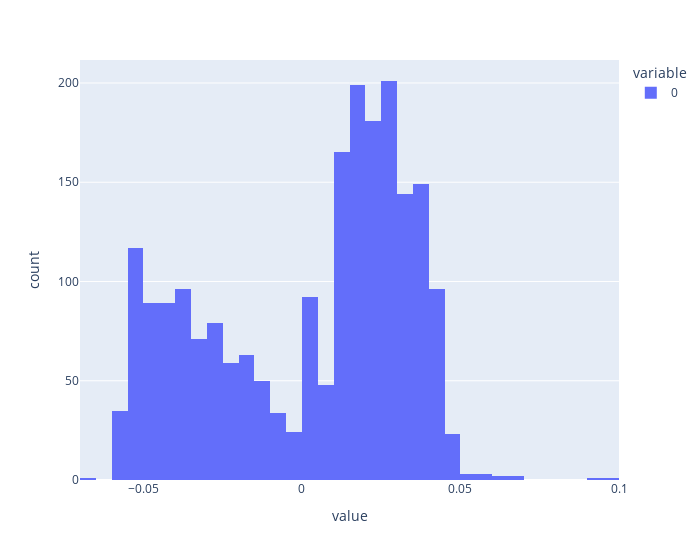

This figure's notebook cell:
### Code cell
fig = px.histogram(diff_lst_people_pctg,width=700)
fig.show()

### Figure 1 — Plotly figure (JSON) as saved in the notebook; plotly's stock layout.template omitted (floating-point values rounded to 4 significant figures; data arrays with more than 128 entries replaced by an {"elided": "..."} marker saying what was removed)
{"data": [{"alignmentgroup": "True", "bingroup": "x", "hovertemplate": "variable=0<br>value=%{x}<br>count=%{y}<extra></extra>", "legendgroup": "0", "marker": {"color": "#636efa", "pattern": {"shape": ""}}, "name": "0", "offsetgroup": "0", "orientation": "v", "showlegend": true, "type": "histogram", "x": {"elided": "2154 float values"}, "xaxis": "x", "yaxis": "y"}], "layout": {"barmode": "relative", "legend": {"title": {"text": "variable"}, "tracegroupgap": 0}, "margin": {"t": 60}, "width": 700, "xaxis": {"anchor": "y", "domain": [0, 1], "title": {"text": "value"}}, "yaxis": {"anchor": "x", "domain": [0, 1], "title": {"text": "count"}}}}
